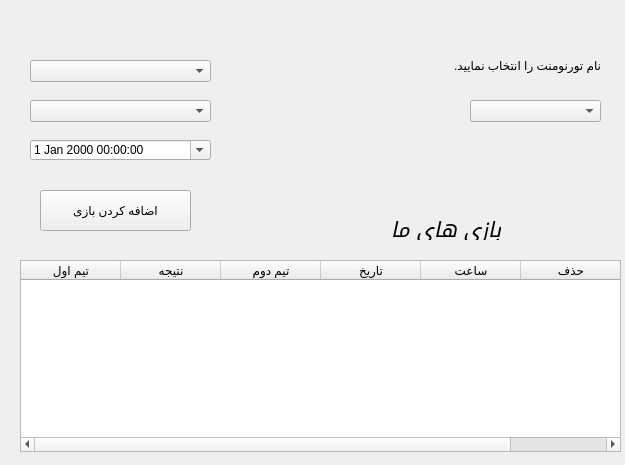
<?xml version="1.0" encoding="UTF-8"?>
<ui version="4.0">
 <class>arrange_games</class>
 <widget class="QWidget" name="arrange_games">
  <property name="geometry">
   <rect>
    <x>0</x>
    <y>0</y>
    <width>625</width>
    <height>465</height>
   </rect>
  </property>
  <property name="windowTitle">
   <string>Form</string>
  </property>
  <widget class="QComboBox" name="team1">
   <property name="geometry">
    <rect>
     <x>30</x>
     <y>60</y>
     <width>181</width>
     <height>22</height>
    </rect>
   </property>
  </widget>
  <widget class="QComboBox" name="team2">
   <property name="geometry">
    <rect>
     <x>30</x>
     <y>100</y>
     <width>181</width>
     <height>22</height>
    </rect>
   </property>
  </widget>
  <widget class="QDateTimeEdit" name="dateTimeEdit">
   <property name="geometry">
    <rect>
     <x>30</x>
     <y>140</y>
     <width>181</width>
     <height>20</height>
    </rect>
   </property>
   <property name="toolTip">
    <string extracomment="لطفا تاریخ و ساعت مسابقه ی خود را به میلادی وارد نمایید"/>
   </property>
   <property name="specialValueText">
    <string/>
   </property>
   <property name="accelerated">
    <bool>false</bool>
   </property>
   <property name="showGroupSeparator" stdset="0">
    <bool>false</bool>
   </property>
   <property name="dateTime">
    <datetime>
     <hour>0</hour>
     <minute>0</minute>
     <second>0</second>
     <year>2000</year>
     <month>1</month>
     <day>1</day>
    </datetime>
   </property>
   <property name="minimumDate">
    <date>
     <year>1752</year>
     <month>9</month>
     <day>14</day>
    </date>
   </property>
   <property name="minimumTime">
    <time>
     <hour>0</hour>
     <minute>0</minute>
     <second>0</second>
    </time>
   </property>
   <property name="currentSection">
    <enum>QDateTimeEdit::AmPmSection</enum>
   </property>
   <property name="calendarPopup">
    <bool>true</bool>
   </property>
  </widget>
  <widget class="QLabel" name="our_team_label">
   <property name="geometry">
    <rect>
     <x>350</x>
     <y>220</y>
     <width>151</width>
     <height>20</height>
    </rect>
   </property>
   <property name="font">
    <font>
     <family>Sakkal Majalla</family>
     <pointsize>16</pointsize>
     <weight>50</weight>
     <italic>true</italic>
     <bold>false</bold>
     <strikeout>false</strikeout>
     <stylestrategy>PreferDefault</stylestrategy>
     <kerning>true</kerning>
    </font>
   </property>
   <property name="text">
    <string>بازی های ما</string>
   </property>
  </widget>
  <widget class="QPushButton" name="pushButton">
   <property name="geometry">
    <rect>
     <x>40</x>
     <y>190</y>
     <width>151</width>
     <height>41</height>
    </rect>
   </property>
   <property name="text">
    <string>اضافه کردن بازی</string>
   </property>
  </widget>
  <widget class="QTableWidget" name="our_games">
   <property name="geometry">
    <rect>
     <x>20</x>
     <y>260</y>
     <width>601</width>
     <height>192</height>
    </rect>
   </property>
   <property name="toolTip">
    <string> برای تغییر چیزی تغییرات را در جدول اعمال کنید .</string>
   </property>
   <column>
    <property name="text">
     <string>تیم اول</string>
    </property>
   </column>
   <column>
    <property name="text">
     <string>نتیجه</string>
    </property>
   </column>
   <column>
    <property name="text">
     <string>تیم دوم</string>
    </property>
   </column>
   <column>
    <property name="text">
     <string>تاریخ</string>
    </property>
   </column>
   <column>
    <property name="text">
     <string>ساعت</string>
    </property>
   </column>
   <column>
    <property name="text">
     <string>حذف</string>
    </property>
   </column>
  </widget>
  <widget class="QLabel" name="tour_naem_label">
   <property name="geometry">
    <rect>
     <x>270</x>
     <y>40</y>
     <width>121</width>
     <height>101</height>
    </rect>
   </property>
   <property name="font">
    <font>
     <family>Urdu Typesetting</family>
     <pointsize>28</pointsize>
    </font>
   </property>
   <property name="text">
    <string/>
   </property>
   <property name="textFormat">
    <enum>Qt::PlainText</enum>
   </property>
  </widget>
  <widget class="QLabel" name="tour_name">
   <property name="geometry">
    <rect>
     <x>410</x>
     <y>50</y>
     <width>191</width>
     <height>31</height>
    </rect>
   </property>
   <property name="text">
    <string>نام تورنومنت را انتخاب نمایید.</string>
   </property>
  </widget>
  <widget class="QComboBox" name="tournoments">
   <property name="geometry">
    <rect>
     <x>470</x>
     <y>100</y>
     <width>131</width>
     <height>22</height>
    </rect>
   </property>
  </widget>
 </widget>
 <resources/>
 <connections/>
</ui>
